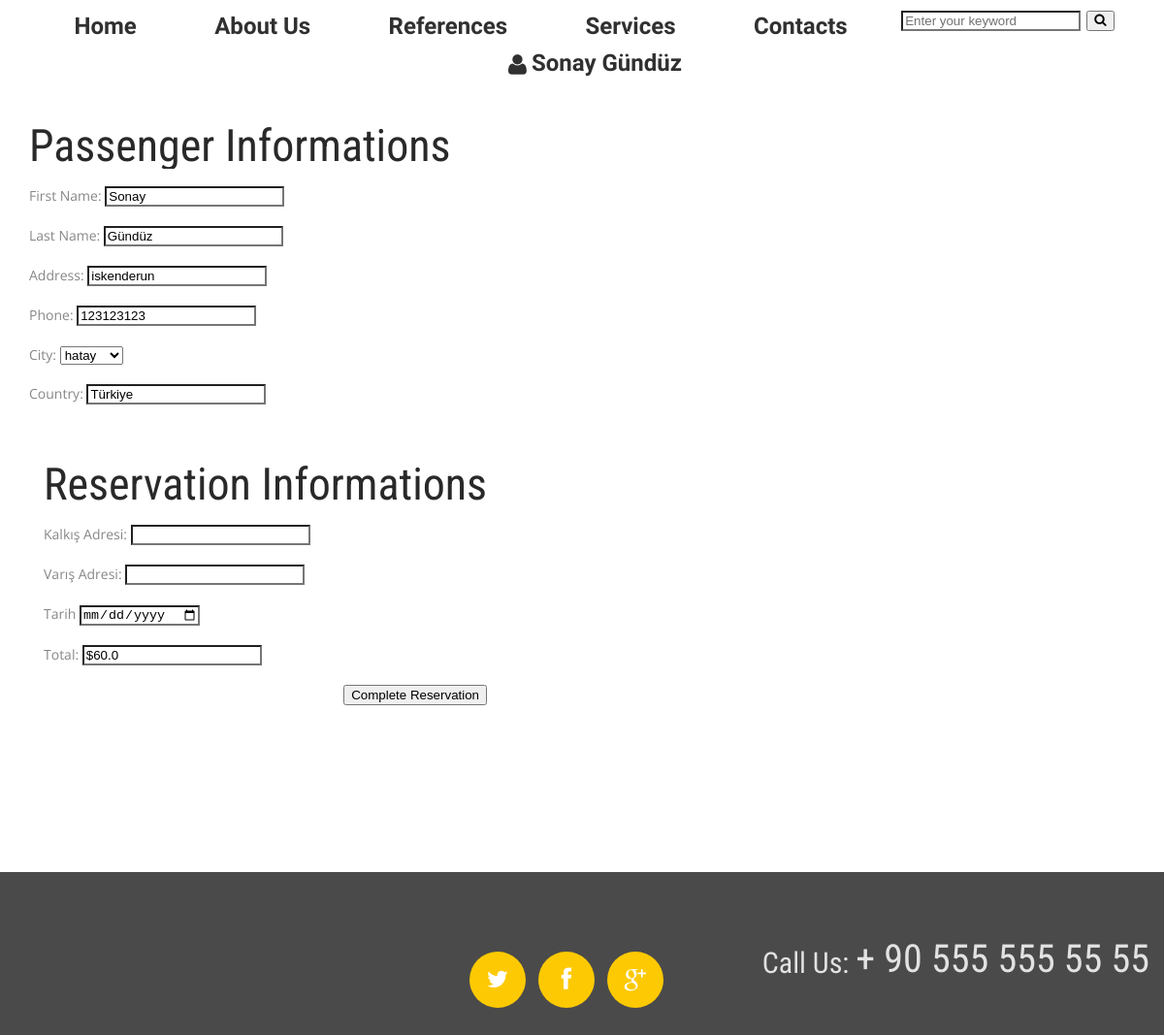
/reservation/reservationvehicle/ (signed in), run on the app's committed database.
### home/models.py (models this page shows, shortened)
class UserProfile(models.Model):
    user = models.OneToOneField(User, on_delete=models.CASCADE)
    phone = models.CharField(blank=True, max_length=20)
    address = models.CharField(blank=True, max_length=150)
    city = models.CharField(blank=True, max_length=20)
    country = models.CharField(blank=True, max_length=20)
    image = models.ImageField(blank=True, upload_to='images/users')
    def image_tag(self):
            return mark_safe('<img src="{}" height="50"/>'.format(self.image.url))
    image_tag.short_description = 'Image'

### reservation/views.py (the view, shortened to what this page needs)
# urls.py: path('reservationvehicle/', views.reservationvehicle, name='reservevehicle'),
@login_required(login_url='/login')
def reservationvehicle(request):
    category = Category.objects.all()
    current_user = request.user
    schopcart = ShopCart.objects.filter(user_id=current_user.id)
    total = 0
    for rs in schopcart:
        total += rs.vehicle.price * rs.quantity
    form = ReservationForm()
    profile = UserProfile.objects.get(user_id = current_user.id)
    context = {
                'schopcart': schopcart,
                'category': category,
                'total': total,
                'form': form,
                'profile': profile,
             }
    return render(request, 'Reservation_Form.html', context)

### reservation/models.py
class ReservationForm(ModelForm):
    class Meta:
        model = Reservation
        fields = ['first_name', 'last_name', 'address', 'phone', 'city', 'country', 'date', 'kalkisyeri', 'varisyeri']

### reservation/templates/Reservation_form.html (shortened to what this page needs)
{% extends "homebase.html" %}
{% block content %}
<div class="content" style="background: white; padding-bottom: 900px">
    <div class="container">
        <div class="row">
            <div class="grid_12">
                <form action="" method="post">
                    <div class="grid_6">
                        <div class="banner_title">
                            <h4 class="banner_title">Passenger Informations</h4>
                        </div>
                        <p>
                           <label for="id_first_name">First Name: </label>
                            <input type="text" name="first_name" value="{{user.first_name}}" class="input" maxlength="20">
                        </p>
                        <p>
                           <label for="id_last_name">Last Name: </label>
                            <input type="text" name="last_name" value="{{user.last_name}}" class="input" maxlength="20">
                        </p>
                        <p>
                           <label for="id_address">Address: </label>
                            <input type="text" name="address" value="{{profile.address}}" class="input" maxlength="50">
                        </p>
                        <p>
                           <label for="id_phone">Phone: </label>
                            <input type="text" name="phone" value="{{profile.phone}}" class="input" maxlength="20">
                        </p>
                        <p>
                           <label for="id_city">City: </label>
                            <select  name="city" id=id_city class="input" >
                                <option value="{{profile.city}}" selected> {{profile.city}}</option>
                            </select>
                        </p>
                        <p>
                            <label for="id_country"> Country: </label>
                            <input type="text" name="country" value="{{profile.country}}" class="input" maxlength="50">
                        </p>
                    <div class="grid_6">
                            <div class="banner_title">
                                <h4 class="banner_title">Reservation Informations </h4>
                            </div>
                            <p>
                             <label for="kalkisyeri">Kalkış Adresi: </label>
                                <input type="text" name="kalkisyeri" id="kalkisyeri" class="input" maxlength="20">
                            </p>
                            <p>
                             <label for="varisyeri">Varış Adresi: </label>
                             <input type="text" name="varisyeri" id="varisyeri" class="input" maxlength="20">
                             </p>
                            <p>
                                <label for="date">Tarih</label>
                                <input type="date" name="date" id="date" class="input">
                            </p>
                            <p>
                             <label for="total">Total: </label>
                             <input type="text" name="total" id="total" class="input" readonly value="${{ total }}">
                            </p>
                            <div class="pull-right">
                                <button type="submit" class="btn-small"> Complete Reservation </button>
                            </div>
                    </div>
                </div>
                </form>
            </div>
        </div>
    </div>
</div>
{% endblock %}

### home/templates/header.html (shortened to what this page needs)
{% load static %}
<div class="main" style="margin-top: -24px">
<header>
	<div class="menu_block">
		<div class="container_12" >
			<div class="grid_12" style="margin-top: 20px">
				<nav class="horizontal-nav full-width horizontalNav-notprocessed">
					<ul class="sf-menu">
						<li><a href="/">Home</a></li>
						<li><a href="/about">About Us</a></li>
						<li><a href="/references">References</a></li>
						{% load mptt_tags %}
						<li> <a href="/services">Services</a>
						</li>
						<li><a href="/contact">Contacts</a></li>
						<li>
							<div class="header-search">
								<form action="/search/" method="post">
							 		<input name="q" id="q" class="input search-input" type="text" placeholder="Enter your keyword">
									<button class="search-btn"><i class="fa fa-search"></i> </button>
								</form>
							</div>
						</li>
						<li>
							{% if user.id is not None %}
								<a href="/user" ><i class="fa fa-user" style="margin-right: 5px"></i>{{user.first_name}} {{user.last_name}}</a>
							{% else %}
								<a href="/login" class="text-uppercases">Login</a> / <a href="/signup/" class="text-uppercases">Sign Up</a>
							{% endif %}
						</li>
					</ul>
				</nav>
			</div>
		</div>
	</div>
</header>
</div>

### home/static/css/style.css (style rules this page uses)
html { width: 100%; }
* { -webkit-text-size-adjust: none; }
body { position: relative; background-color: #4a4a4a; color: #878787; font: 14px/20px 'Open Sans', sans-serif; }
p { margin-bottom: 20px; }
input { border-radius: 0 !important; outline: none !important; }
h1, h2, h3, h4, h5, h6 { font-weight: normal; color: #3e454c; font-family: 'Roboto Condensed', sans-serif; }
ul { padding: 0; margin: 0; list-style: none; }
a { text-decoration: none; color: inherit; outline: none; transition: 0.5s ease; -o-transition: 0.5s ease; -webkit-transition: 0.5s ease; }
.main { background-color: #fff; }
header { display: block; }
.banner_title { overflow: hidden; padding-top: 19px; color: #2a2929; font-size: 46px; line-height: 48px; margin-bottom: 9px; }
.content { padding-bottom: 113px; }

### home/static/css/grid.css (style rules this page uses)
body { min-width: 1200px; }
.container_12 { margin-left: auto; margin-right: auto; width: 1200px; }
.grid_1, .grid_2, .grid_3, .grid_4, .grid_5, .grid_6, .grid_7, .grid_8, .grid_9, .grid_10, .grid_11, .grid_12 { display:inline; float: left; position: relative; margin-left: 15px; margin-right: 15px; }
.container_12 .grid_12 { width:1170px; }

### home/static/css/superfish.css (style rules this page uses)
.menu_block { z-index: 999; position: relative; background: url(../images/menu_bg.png) 0 0 repeat-x #d8d8db; padding: 12px 0 11px; }
.menu_block nav { position: relative; font-family: 'Marvel', sans-serif; }
nav>.sf-menu { z-index: 990; text-align: center; position: relative; }
nav { position:relative;padding: 0px 0 0 0; }
.sf-menu>li { display: block; position: relative; display: inline-block; font-size: 24px; line-height: 20px; }
.sf-menu>li+li { margin-left: 27px; }
.sf-menu>li>a { font-weight: bold; text-align: center; color: #313030; display: block; padding: 9px 25px; }
.sf-menu>li>a.sf-with-ul:after { position: absolute; content: ''; left: 50%; margin-left: -3px; width: 5px; background: url(../images/arrows.png) 0 0 no-repeat; height: 4px; bottom: 10px; pointer-events: none; z-index: 999; display: block; }

### home/templates/header.html (style rules this page uses)
ul:before, ul:after { content: " "; display: table; }
ul:after { clear: both; }

### data on the page
UserProfile: address "iskenderun", phone "123123123", city "hatay", country "Türkiye"

### other printed values
{{ user.first_name }} "Sonay"
{{ user.last_name }} "Gündüz"
